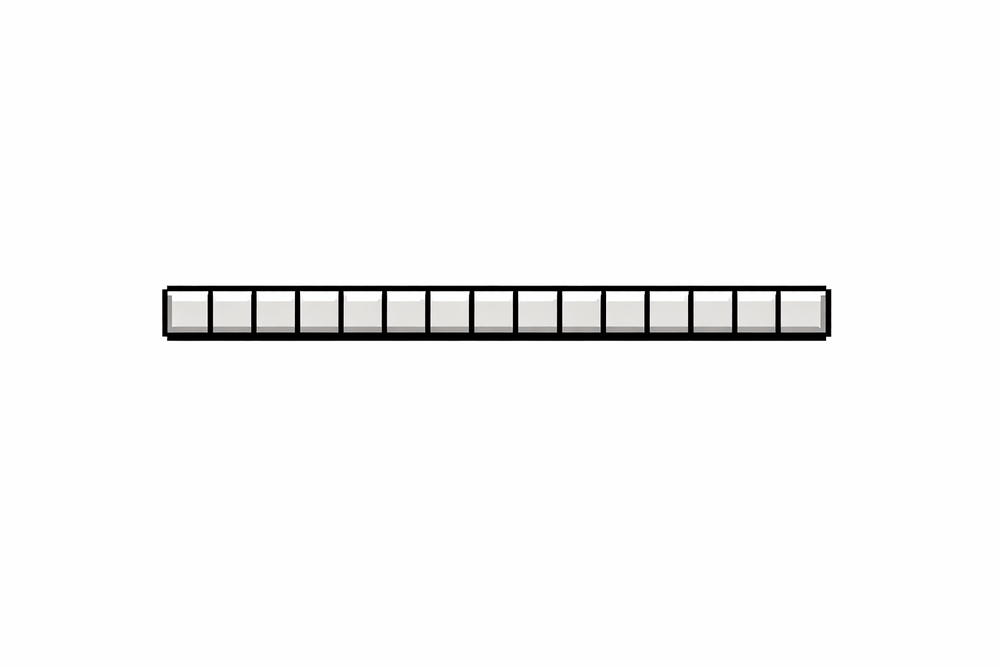
#> input picture ChatGPT Image 28 feb 2026, 11_08_27 a.m..png, 1000 x 667 px, shrunk from 1536 x 1024 before the run
$ python process_boss_bar.py
#> lines starting #> are read from the running program, lines starting #| are printed output that depends on the picture
from PIL import Image

input_path = "ChatGPT Image 28 feb 2026, 11_08_27 a.m..png"
output_path = "boss_bar.png"

# Load the image
img = Image.open(input_path).convert("RGBA")

# Extract non-white pixels
datas = img.getdata()
newData = []
for item in datas:
    # change all white (also shades of white)
    if item[0] > 240 and item[1] > 240 and item[2] > 240:
        newData.append((255, 255, 255, 0))
    else:
        newData.append(item)
#> after the loop, newData = 667000 items

img.putdata(newData)

# Trim transparent edges to get the exact bar size
bbox = img.getbbox()
#> bbox = (162, 285, 832, 342)
if bbox:
    img = img.crop(bbox)
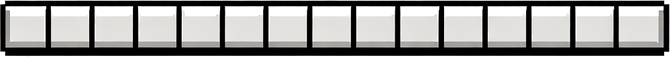
#> img: PIL image 670x57 RGBA; mean R, G, B, A 151.7, 150.7, 149.6, 215.5; transparent parts drawn white

img.save(output_path, "PNG")
print(f"Saved processed boss health bar to {output_path}")

$ run again, with ChatGPT Image 28 feb 2026, 07_15_51 a.m..png copied over ChatGPT Image 28 feb 2026, 11_08_27 a.m..png
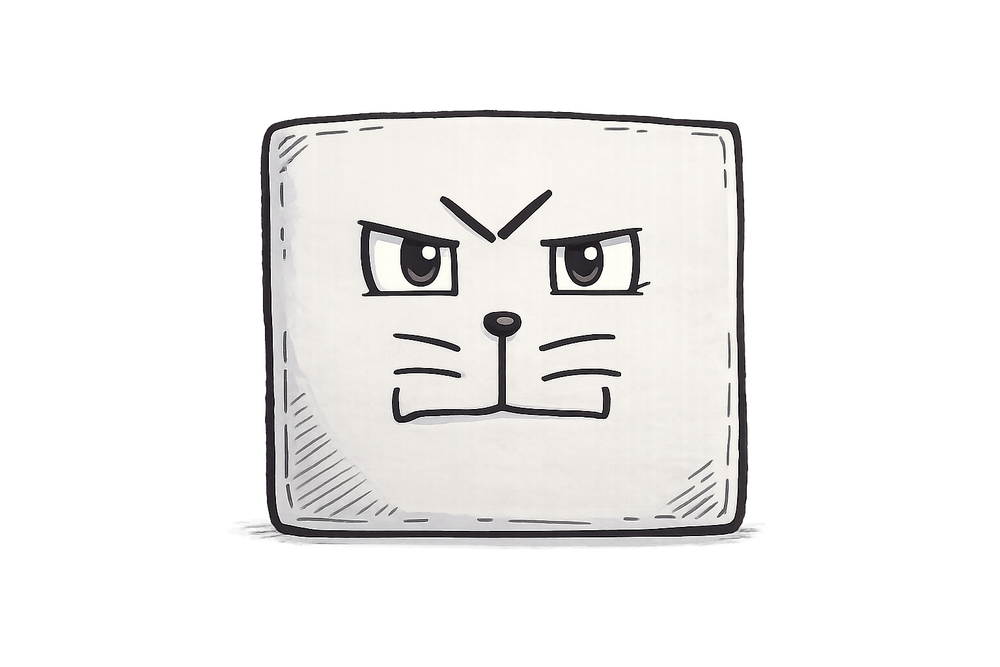
#> input picture ChatGPT Image 28 feb 2026, 07_15_51 a.m..png, 1000 x 667 px, shrunk from 1536 x 1024 before the run
#> img is the input picture: PIL image 1000x667 RGBA; mean R, G, B, A 66.2, 65.1, 64.3, 78.7
#> after the loop `for item in datas:`: newData = 667000 items
#> bbox = (7, 0, 993, 666)
#> `img = img.crop(bbox)`:
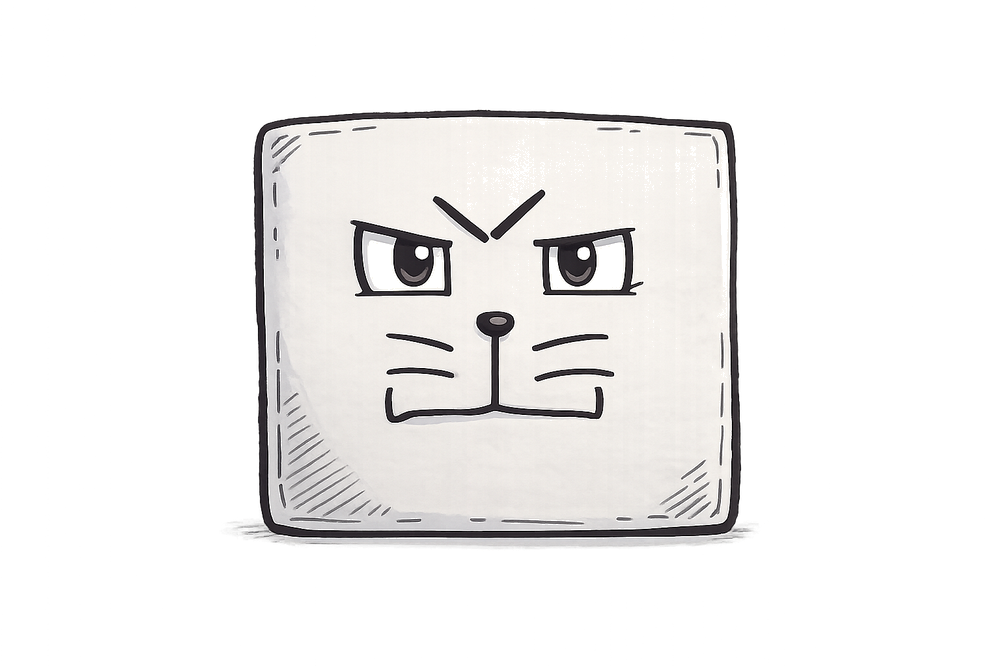
#> img: PIL image 986x666 RGBA; mean R, G, B, A 67.3, 66.2, 65.4, 76.2; transparent parts drawn white

$ run again, with ChatGPT Image 28 feb 2026, 08_42_18 a.m..png copied over ChatGPT Image 28 feb 2026, 11_08_27 a.m..png
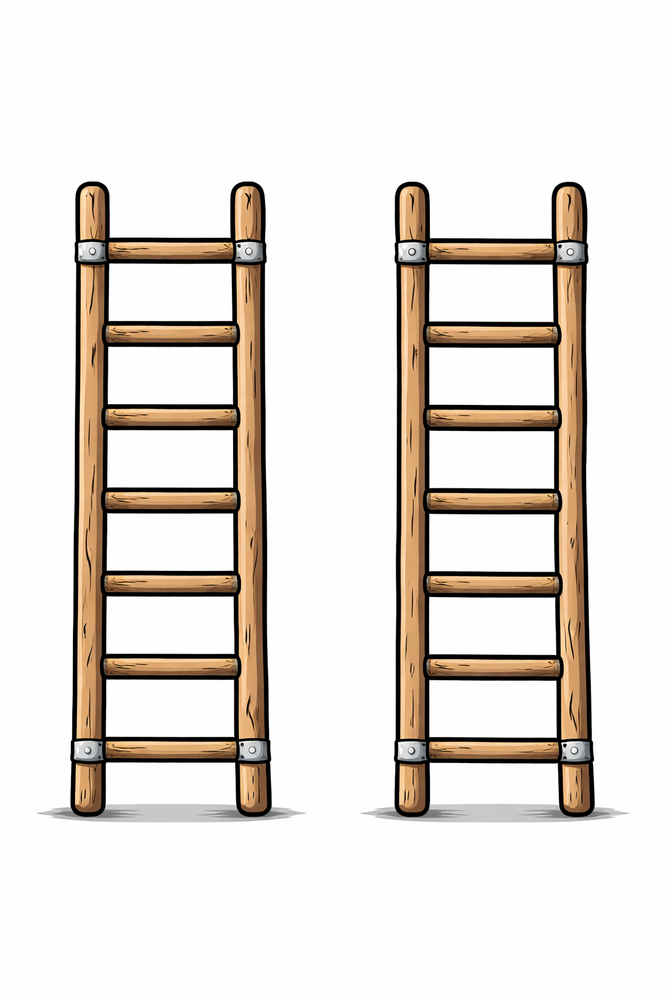
#> input picture ChatGPT Image 28 feb 2026, 08_42_18 a.m..png, 667 x 1000 px, shrunk from 1024 x 1536 before the run
#> after the loop `for item in datas:`: newData = 667000 items
#> bbox = (36, 181, 630, 823)
#> `img = img.crop(bbox)`:
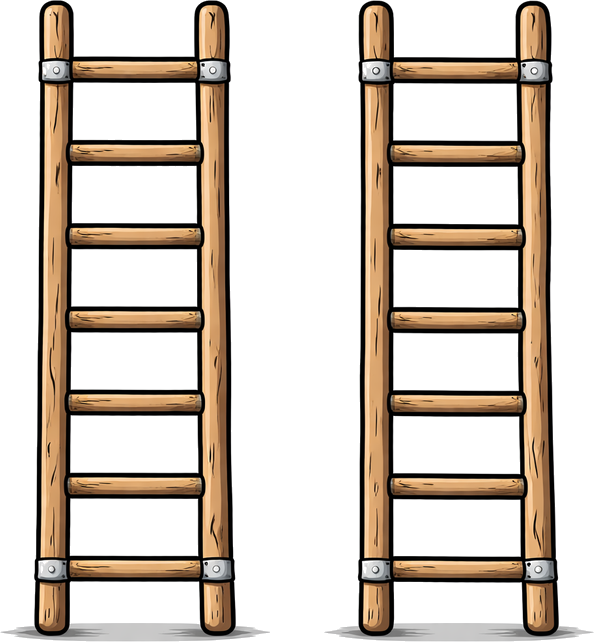
#> img: PIL image 594x642 RGBA; mean R, G, B, A 211.7, 201.5, 191.4, 94.6; transparent parts drawn white

$ run again, with ChatGPT Image 28 feb 2026, 08_50_06 a.m..png copied over ChatGPT Image 28 feb 2026, 11_08_27 a.m..png
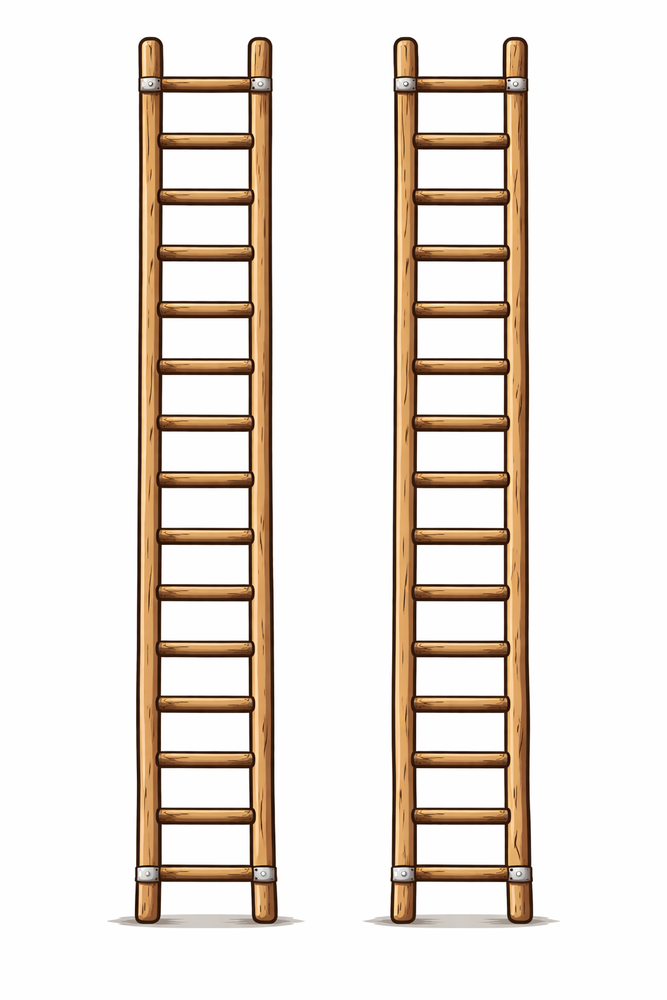
#> input picture ChatGPT Image 28 feb 2026, 08_50_06 a.m..png, 667 x 1000 px, shrunk from 1024 x 1536 before the run
#> after the loop `for item in datas:`: newData = 667000 items
#> bbox = (107, 36, 560, 928)
#> `img = img.crop(bbox)`:
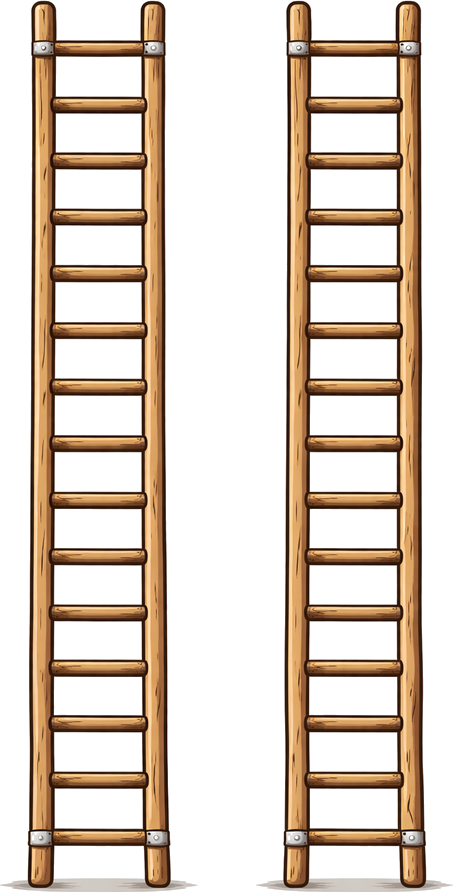
#> img: PIL image 453x892 RGBA; mean R, G, B, A 221.2, 207.2, 194.2, 88.7; transparent parts drawn white
